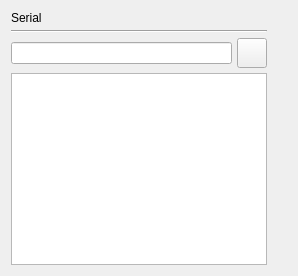
      <widget class="QWidget" name="serialTab">
       <attribute name="title">
        <string>Serial</string>
       </attribute>
       <layout class="QGridLayout" name="gridLayout_11">
        <item row="0" column="3">
         <spacer name="horizontalSpacer_35">
          <property name="orientation">
           <enum>Qt::Horizontal</enum>
          </property>
          <property name="sizeHint" stdset="0">
           <size>
            <width>20</width>
            <height>20</height>
           </size>
          </property>
         </spacer>
        </item>
        <item row="0" column="2">
         <layout class="QVBoxLayout" name="verticalLayout_5">
          <property name="spacing">
           <number>5</number>
          </property>
          <item>
           <widget class="QLabel" name="label_48">
            <property name="text">
             <string>Serial</string>
            </property>
           </widget>
          </item>
          <item>
           <widget class="Line" name="line_9">
            <property name="orientation">
             <enum>Qt::Horizontal</enum>
            </property>
           </widget>
          </item>
          <item>
           <layout class="QHBoxLayout" name="horizontalLayout">
            <item>
             <widget class="QLineEdit" name="customCmdValue">
              <property name="sizePolicy">
               <sizepolicy hsizetype="Preferred" vsizetype="Fixed">
                <horstretch>0</horstretch>
                <verstretch>0</verstretch>
               </sizepolicy>
              </property>
              <property name="cursor">
               <cursorShape>ArrowCursor</cursorShape>
              </property>
             </widget>
            </item>
            <item>
             <widget class="QPushButton" name="customCmdButton">
              <property name="minimumSize">
               <size>
                <width>30</width>
                <height>30</height>
               </size>
              </property>
              <property name="maximumSize">
               <size>
                <width>30</width>
                <height>30</height>
               </size>
              </property>
              <property name="cursor">
               <cursorShape>PointingHandCursor</cursorShape>
              </property>
              <property name="focusPolicy">
               <enum>Qt::ClickFocus</enum>
              </property>
              <property name="text">
               <string/>
              </property>
              <property name="icon">
               <iconset resource="../qrc/uiResources.qrc">
                <normaloff>:/icons/sendIcon</normaloff>:/icons/sendIcon</iconset>
              </property>
              <property name="iconSize">
               <size>
                <width>30</width>
                <height>30</height>
               </size>
              </property>
             </widget>
            </item>
           </layout>
          </item>
          <item>
           <widget class="QPlainTextEdit" name="rcvCmds">
            <property name="focusPolicy">
             <enum>Qt::NoFocus</enum>
            </property>
           </widget>
          </item>
         </layout>
        </item>
       </layout>
      </widget>
